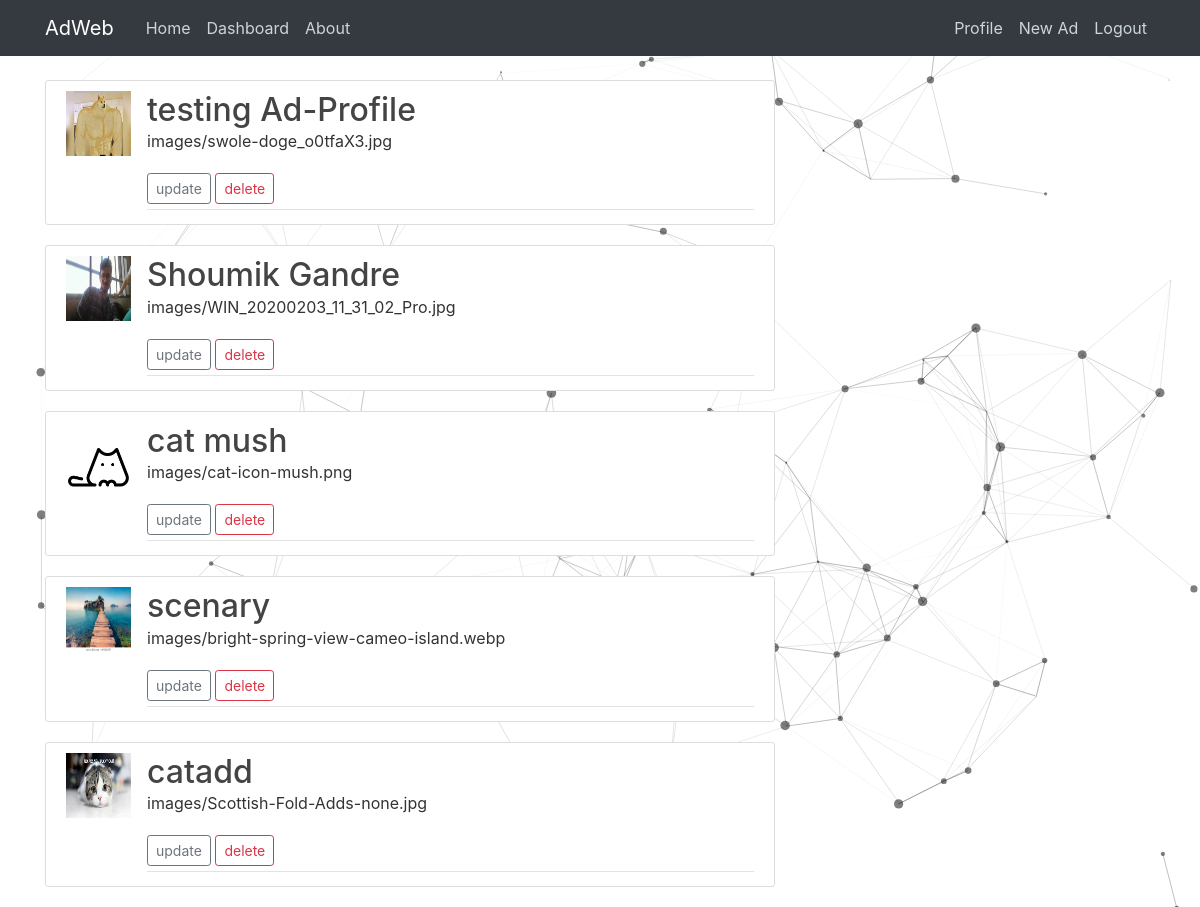
Page /site/ (signed in) on the committed database.
### adtool/models.py (models this page shows, shortened)
class Advertisement(models.Model):
    name = models.CharField(max_length=50)
    ad_image = models.ImageField(upload_to='images/')
    url_link = models.URLField(default="")
    clicks = models.IntegerField(default=0)
    genre = models.CharField(max_length=30, default="")
    category = models.CharField(
        max_length=10, choices=CATEGORY_CHOICES, default='sleeping')
    user = models.ForeignKey(User, on_delete=models.CASCADE)

### adtool/views.py (the view)
# urls.py: path('', views.AdvertisementListView.as_view(), name='index'),
class AdvertisementListView(LoginRequiredMixin, ListView):
    model = Advertisement
    template_name = 'adtool/home.html'
    context_object_name = 'Advertisements'
    def get_queryset(self):
        return Advertisement.objects.filter(user=self.request.user).order_by('-id')

### adtool/templates/adtool/home.html
{% extends 'adtool/base.html' %}
{% block content %}
{% if Advertisements %}
{% for advertisement in Advertisements %}
<article class="media content-section">
    <img src="{{ advertisement.ad_image.url }}" class="article-img img-fluid"/>
    <div class="media-body">
       <div class="article-metadata">
                <a class="article-title h2" href="{% url 'detail' advertisement.id %}">
                    {{ advertisement.name }}
                </a>
          <p class="article-content" style="clear: left;">{{ advertisement.ad_image }}</p>
          <div>
            <a class="btn btn-outline-secondary btn-sm mt-1 mb-1" href="{% url 'update' advertisement.id %}">update</a>
            <a class="btn btn-outline-danger btn-sm mt-1 mb-1" href="{% url 'delete' advertisement.id %}">delete</a>
        </div>
    </div>
</article>
{% endfor %}
{% endif %}
{% endblock content %}

### adtool/templates/adtool/base.html (shortened to what this page needs)
<!DOCTYPE html>
<html lang="en">
{% load static %}
<head>
    <link rel="stylesheet" href="https://stackpath.bootstrapcdn.com/bootstrap/4.4.1/css/bootstrap.min.css"
>
    <link rel="stylesheet" href="{% static 'adtool/style.css' %}">
</head>
<body>
    <header class="site-header">
        <nav class="navbar navbar-expand-md navbar-dark bg-dark fixed-top">
            <div class="container">
                <a class="navbar-brand mr-4" href="{% url 'index' %}">AdWeb</a>
                <div class="collapse navbar-collapse" id="navbarToggle">
                    <div class="navbar-nav mr-auto">
                        <a class="nav-item nav-link" href="{% url 'index' %}">Home</a>
                        {% if user.is_authenticated %}
                        <a class="nav-item nav-link" href="{% url 'dashboard' %}">Dashboard</a>
                        {% endif %}
                        <a class="nav-item nav-link" href="#">About</a>
                    </div>
                    <div class="navbar-nav">
                        {% if user.is_authenticated %}
                        <a class="nav-item nav-link" href="{% url 'users:profile' %}">Profile</a>
                        <a class="nav-item nav-link" href="{% url 'upload' %}">New Ad</a>
                        <a class="nav-item nav-link" href="{% url 'users:logout' %}">Logout</a>
                        {% else %}
                        <a class="nav-item nav-link" href="{% url 'users:login' %}">Login</a>
                        <a class="nav-item nav-link" href="{% url 'users:register' %}">Register</a>
                        {% endif %}
                    </div>
                </div>
            </div>
        </nav>
    </header>
    <main role="main" class="container">
        <div class="row">
            <div class="col-md-8">
                {% block content %}{% endblock %}
            </div>
        </div>
    </main>
    <div id="particles-js"></div>
</body>
</html>

### adtool/static/adtool/style.css (style rules this page uses)
body { background: #fafafa; color: #333333; margin-top: 5rem; }
#particles-js { position: fixed; width: 100%; height: 100%; z-index: -1; top: 0; left: 0; background:#fff; background-repeat: no-repeat; background-size: cover; background-position: 50% 50%; }
.site-header .navbar-nav .nav-link { color: #cbd5db; }
.content-section { background: #ffffff; padding: 10px 20px; border: 1px solid #dddddd; border-radius: 3px; margin-bottom: 20px; }
.article-title { color: #444444; }
.article-content { white-space: pre-line; }
.article-img { height: 65px; width: 65px; margin-right: 16px; }
.article-metadata { padding-bottom: 1px; margin-bottom: 4px; border-bottom: 1px solid #e3e3e3 }

### rows in the picture
Advertisement: ad_image (picture), name "testing Ad-Profile", ad_image "images/swole-doge_o0tfaX3.jpg"
Advertisement: ad_image (picture), name "Shoumik Gandre", ad_image "images/WIN_20200203_11_31_02_Pro.jpg"
Advertisement: ad_image (picture), name "cat mush", ad_image "images/cat-icon-mush.png"
Advertisement: ad_image (picture), name "scenary", ad_image "images/bright-spring-view-cameo-island.webp"
Advertisement: ad_image (picture), name "catadd", ad_image "images/Scottish-Fold-Adds-none.jpg"
